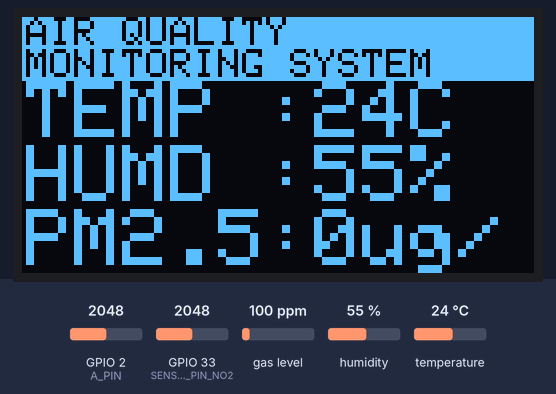
The sketch below on a simulated ESP32. On the bench: 128×64 one-colour display. The inputs (shaded band) are chosen by the test bench; at power-on: GPIO 2 (A_PIN) = 2048, GPIO 33 (SENSOR_PIN_NO2) = 2048, gas level 100 ppm, humidity 55 %, temperature 24 °C (analog values on the 0–4095 scale). WiFi joins after 1.5 s; servers stay silent unless stated; the display library's start-up logo is not drawn; what the sketch prints to the serial monitor is not drawn.

Above: at 30.4 s.
At 32.4 s:
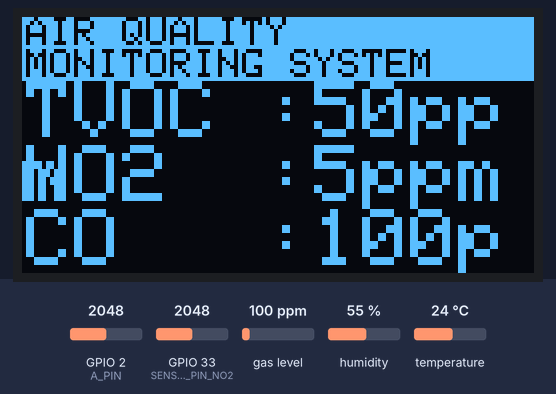
At 34.5 s:
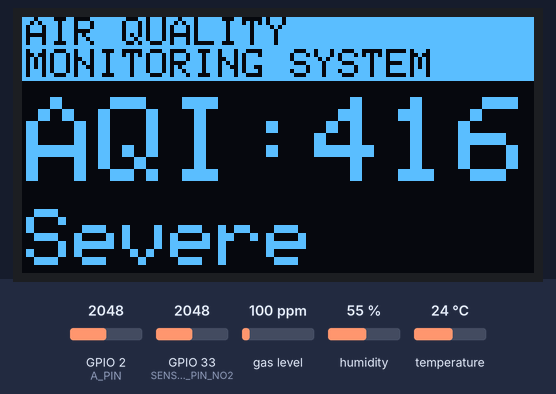

The sketch:

aeronyx.ino
```cpp
#include <Wire.h>
#include <Adafruit_GFX.h>
#include <Adafruit_SSD1306.h>
#include "DHT.h"
#include "MQ7.h"
#include <HardwareSerial.h>
#include <WiFi.h>            // Include WiFi library for ESP32
#include <ThingSpeak.h>      // Include ThingSpeak library

#define SCREEN_WIDTH 128 // OLED display width, in pixels
#define SCREEN_HEIGHT 64 // OLED display height, in pixels
#define OLED_RESET -1
#define DHTPIN 4 // DHT sensor pin
#define DHTTYPE DHT22 // DHT 22 (AM2302)
#define A_PIN 2 // MQ7 pin
#define VOLTAGE 3.3 // MQ7 voltage
#define SENSOR_PIN_NO2 33 // NO2 sensor pin
#define SENSOR_PIN_PM25 16 // PM2.5 sensor pin (Serial RX)
#define MAX_VOC_PPM 100.0 // Max VOC PPM
#define MOLECULAR_WEIGHT 110 // Molecular weight for VOC

// ThingSpeak credentials
const char* ssid = "POCO F4";     // WiFi SSID
const char* password = "poco@123";  // WiFi password
const long channelID = 3418865;         // Replace with your actual ThingSpeak channel ID
const char* writeAPIKey = "M5XCC7COS9E4TPNP"; // ThingSpeak Write API Key

DHT dht(DHTPIN, DHTTYPE);
MQ7 mq7(A_PIN, VOLTAGE);
HardwareSerial mySerial(1);

Adafruit_SSD1306 display(SCREEN_WIDTH, SCREEN_HEIGHT, &Wire, OLED_RESET);

float temperature, humidity, vocPPM, no2PPM, pm25Concentration, mq7PPM;

// AQI Calculation Constants
const float NO2_CONVERSION = 1885.0; // PPM to µg/m³ for NO2
const float CO_CONVERSION = 1.131;   // PPM to mg/m³ for CO

// AQI Breakpoints
const int PM25_BREAKPOINTS[6][4] = {{0, 30, 0, 50}, {31, 60, 51, 100}, {61, 90, 101, 200}, {91, 120, 201, 300}, {121, 250, 301, 400}, {250, 500, 401, 500}};
const int NO2_BREAKPOINTS[6][4] = {{0, 40, 0, 50}, {41, 80, 51, 100}, {81, 180, 101, 200}, {181, 280, 201, 300}, {281, 400, 301, 400}, {400, 500, 401, 500}};
const float CO_BREAKPOINTS[6][4] = {{0, 1.0, 0, 50}, {1.1, 2.0, 51, 100}, {2.1, 10.0, 101, 200}, {10.1, 17.0, 201, 300}, {17.1, 34.0, 301, 400}, {34.1, 500.0, 401, 500}};

unsigned long lastTime = 0; // Store last time data was sent to ThingSpeak
unsigned long lastSensorRead = 0; // Store last time the sensors were read
unsigned long sensorInterval = 2000; // 2 seconds between sensor reads
unsigned long sendInterval = 30000; // 30 seconds to send data to ThingSpeak

WiFiClient client;  // WiFiClient to handle communication with ThingSpeak

void setup() {
    Serial.begin(115200);
    mySerial.begin(9600, SERIAL_8N1, SENSOR_PIN_PM25);
    display.begin(SSD1306_SWITCHCAPVCC, 0x3C);
    dht.begin();
    pinMode(A_PIN, INPUT);
    analogReadResolution(12);
    mq7.calibrate(); // Calibrates MQ7
    Serial.println("Calibration done!");
    display.display();
    delay(2000);

    // Connect to WiFi
    WiFi.begin(ssid, password);
    while (WiFi.status() != WL_CONNECTED) {
        delay(1000);
        Serial.println("Connecting to WiFi...");
    }
    Serial.println("Connected to WiFi");

    // Initialize ThingSpeak
    ThingSpeak.begin(client);  // Pass the WiFi client object to ThingSpeak
}

void readSensors() {
    // Read DHT sensor
    humidity = dht.readHumidity();
    temperature = dht.readTemperature();

    // Read VOC sensor
    int sensorValue = analogRead(A_PIN);
    float voltage = (sensorValue / 4095.0) * 3.3;
    vocPPM = (voltage / 3.3) * MAX_VOC_PPM;

    // Read NO2 sensor
    int no2SensorValue = analogRead(SENSOR_PIN_NO2);
    no2PPM = (no2SensorValue / 4095.0) * 10.0; // Convert to ppm

    // Read PM2.5 sensor
    if (mySerial.available() >= 9) {
        byte data[9];
        for (int i = 0; i < 9; i++) {
            data[i] = mySerial.read();
        }
        if (data[0] == 0xFF && data[1] == 0x18) {
            byte lowPulseRateInt = data[3];
            byte lowPulseRateDec = data[4];
            float dutyRatio = lowPulseRateInt + (lowPulseRateDec / 100.0);
            pm25Concentration = 1000 * (dutyRatio / 100.0); // PM2.5 in µg/m³
        }
    }

    // Read MQ7 data
    mq7PPM = mq7.readPpm();

    // Print sensor data to Serial Monitor
    Serial.print("Temperature: ");
    Serial.print(temperature);
    Serial.print(" °C, Humidity: ");
    Serial.print(humidity);
    Serial.print(" %, TVOC: ");
    Serial.print(vocPPM);
    Serial.print(" ppm, NO2: ");
    Serial.print(no2PPM);
    Serial.print(" ppm, PM2.5: ");
    Serial.print(pm25Concentration);
    Serial.print(" µg/m³, CO: ");
    Serial.print(mq7PPM);
    Serial.println(" ppm");
}

// int calculateAQI(float concentration, const int breakpoints[][4]) {
//     for (int i = 0; i < 6; i++) {
//         if (concentration >= breakpoints[i][0] && concentration <= breakpoints[i][1]) {
//             float IHI = breakpoints[i][3];
//             float ILO = breakpoints[i][2];
//             if (ILO > 50) ILO--;
//             float BHI = breakpoints[i][1];
//             float BLO = breakpoints[i][0];
//             return static_cast<int>((((IHI - ILO) / (BHI - BLO)) * (concentration - BLO)) + ILO);
//         }
//     }
//     return 0;
// }

// --------------------- AQI Calculation Logic ---------------------

// Shared AQI formula logic
int calculateAQIFromBreakpoints(float concentration, float BLO, float BHI, float ILO, float IHI) {
    if (ILO > 50) ILO--; // Optional: Adjust ILO to avoid overlap
    return static_cast<int>((((IHI - ILO) / (BHI - BLO)) * (concentration - BLO)) + ILO);
}

// For PM2.5 and NO2 (int breakpoints)
int calculateAQI(float concentration, const int breakpoints[][4]) {
    for (int i = 0; i < 6; i++) {
        if (concentration >= breakpoints[i][0] && concentration <= breakpoints[i][1]) {
            float BLO = breakpoints[i][0];
            float BHI = breakpoints[i][1];
            float ILO = breakpoints[i][2];  // Lower AQI value
            float IHI = breakpoints[i][3];  // Upper AQI value
            return calculateAQIFromBreakpoints(concentration, BLO, BHI, ILO, IHI);
        }
    }
    return 0;  // Default case if concentration is out of range
}

// For CO (float breakpoints)
int calculateAQI(float concentration, const float breakpoints[][4]) {
    for (int i = 0; i < 6; i++) {
        if (concentration >= breakpoints[i][0] && concentration <= breakpoints[i][1]) {
            float BLO = breakpoints[i][0];
            float BHI = breakpoints[i][1];
            float ILO = breakpoints[i][2];  // Lower AQI value
            float IHI = breakpoints[i][3];  // Upper AQI value
            return calculateAQIFromBreakpoints(concentration, BLO, BHI, ILO, IHI);
        }
    }
    return 0;  // Default case if concentration is out of range
}

void calculateAndDisplayAQI(int &overallAQI, const char* &aqiCategory) {
    // Calculate AQI values
    int aqiPM25 = calculateAQI(pm25Concentration, PM25_BREAKPOINTS);
    int aqiNO2 = calculateAQI(no2PPM, NO2_BREAKPOINTS);
    int aqiCO = calculateAQI(mq7PPM * CO_CONVERSION, CO_BREAKPOINTS); // Convert CO to mg/m³

    // Find maximum AQI
    overallAQI = max(aqiPM25, max(aqiNO2, aqiCO));

    // Determine AQI category
    if (overallAQI >= 0 && overallAQI <= 50) {
        aqiCategory = "Good";
    } else if (overallAQI <= 100) {
        aqiCategory = "Satisfactory";
    } else if (overallAQI <= 200) {
        aqiCategory = "Moderate";
    } else if (overallAQI <= 300) {
        aqiCategory = "Poor";
    } else if (overallAQI <= 400) {
        aqiCategory = "Very Poor";
    } else {
        aqiCategory = "Severe";
    }

    // Print AQI values to Serial Monitor
    Serial.print("AQI PM2.5: ");
    Serial.print(aqiPM25);
    Serial.print(", AQI NO2: ");
    Serial.print(aqiNO2);
    Serial.print(", AQI CO: ");
    Serial.print(aqiCO);
    Serial.print(", Overall AQI: ");
    Serial.print(overallAQI);
    Serial.print(", Category: ");
    Serial.println(aqiCategory);
}

void displayData(int overallAQI, const char* aqiCategory) {
    // Clear display for new data
    display.clearDisplay();
    display.fillRect(0, 0, 128, 16, WHITE);
    display.setTextSize(1);
    display.setTextColor(BLACK, WHITE);
    display.setCursor(1, 0);
    display.print("AIR QUALITY");
    display.setCursor(1, 8);
    display.print("MONITORING SYSTEM");
    display.display();

    // Display Temp, Humidity and PM2.5
    display.fillRect(0, 16, 128, 48, BLACK);
    display.setTextSize(2);
    display.setTextColor(WHITE);
    display.setCursor(1, 16);
    display.print("TEMP :");
    display.print(static_cast<int>(temperature)); // Display temperature as an integer
    display.print("C"); // Unit for temperature
    display.setCursor(1, 32);
    display.print("HUMD :");
    display.print(static_cast<int>(humidity)); // Display humidity as an integer
    display.print("%"); // Unit for humidity
    display.setCursor(1, 48);
    display.print("PM2.5:");
    display.print(static_cast<int>(pm25Concentration)); // Display PM2.5 as an integer
    display.print("ug/m3"); // Unit for PM2.5
    display.display();
    delay(2000);

    // Display TVOC, NO2 and CO
    display.fillRect(0, 16, 128, 48, BLACK);
    display.setCursor(1, 16);
    display.print("TVOC :");
    display.print(static_cast<int>(vocPPM)); // Display TVOC as an integer
    display.print("ppm"); // Unit for TVOC
    display.setCursor(1, 32);
    display.print("NO2  :");
    display.print(static_cast<int>(no2PPM)); // Display NO2 as an integer
    display.print("ppm"); // Unit for NO2
    display.setCursor(1, 48);
    display.print("CO   :");
    display.print(static_cast<int>(mq7PPM)); // Display MQ7 CO concentration as an integer
    display.print("ppm"); // Unit for CO
    display.display();
    delay(2000);

    // Display overall AQI
    display.fillRect(0, 16, 128, 48, BLACK);
    display.setTextSize(3);
    display.setTextColor(WHITE);
    display.setCursor(1, 20);
    display.print("AQI:");
    display.print(overallAQI);
    display.setTextSize(2);
    display.setTextColor(WHITE);
    display.setCursor(1, 48);
    display.print(aqiCategory);
    display.display();
    delay(2000);
}

void sendToThingSpeak(int overallAQI, float temperature, float humidity, float vocPPM, float no2PPM, float pm25Concentration, float mq7PPM) {
    ThingSpeak.setField(1, temperature); // Field 1 for temperature
    ThingSpeak.setField(2, humidity);    // Field 2 for humidity
    ThingSpeak.setField(3, pm25Concentration); // Field 3 for PM2.5
    ThingSpeak.setField(4, vocPPM);      // Field 4 for TVOC
    ThingSpeak.setField(5, no2PPM);      // Field 5 for NO2
    ThingSpeak.setField(6, mq7PPM);      // Field 6 for CO
    ThingSpeak.setField(7, overallAQI);  // Field 7 with overall AQI

    // Send data to ThingSpeak
    int result = ThingSpeak.writeFields(channelID, writeAPIKey);

    if (result == 200) {
        Serial.println("Data sent to ThingSpeak successfully.");
    } else {
        Serial.print("Failed to send data to ThingSpeak. Error code: ");
        Serial.println(result);
    }
}

void loop() {
    unsigned long currentMillis = millis();

    // Read sensors every 2 seconds
    if (currentMillis - lastSensorRead >= sensorInterval) {
        lastSensorRead = currentMillis;
        readSensors();
    }

    // Send data to ThingSpeak every 15 seconds
    if (currentMillis - lastTime >= sendInterval) {
        lastTime = currentMillis;
        int overallAQI; // Local variable to store the overall AQI
        const char* aqiCategory; // Local variable to store the AQI category
        calculateAndDisplayAQI(overallAQI, aqiCategory); // Calculate AQI and category, passing the local variables to the function
        sendToThingSpeak(overallAQI, temperature, humidity, vocPPM, no2PPM, pm25Concentration, mq7PPM); // Send to ThingSpeak
        displayData(overallAQI, aqiCategory); // Display on OLED screen
    }
}
```

Measured:
- by itself, everything shown: repeats every 30.0 s, in 4 steps
- what the display in image 0 shows lasts 2.0 s, from 30.4 s to 32.4 s
- what the display in image 2 shows lasts 25.9 s, from 34.4 s to 60.3 s
